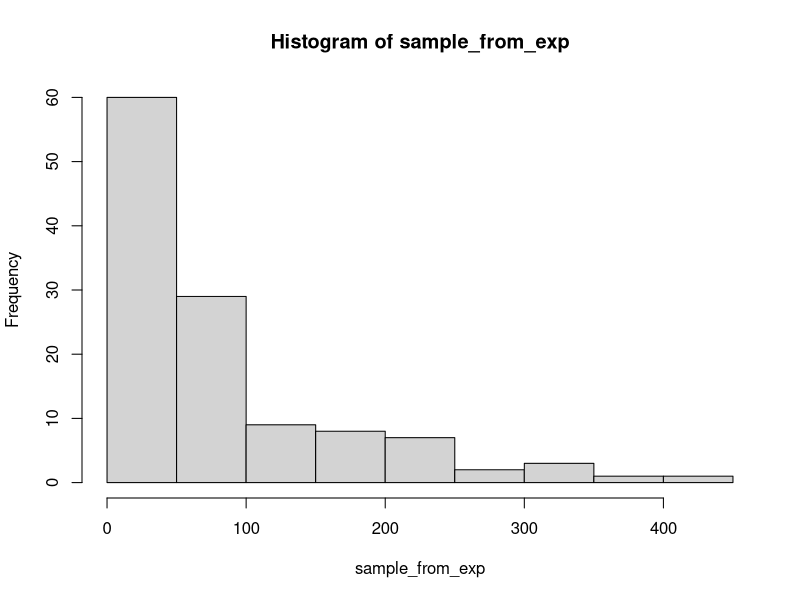
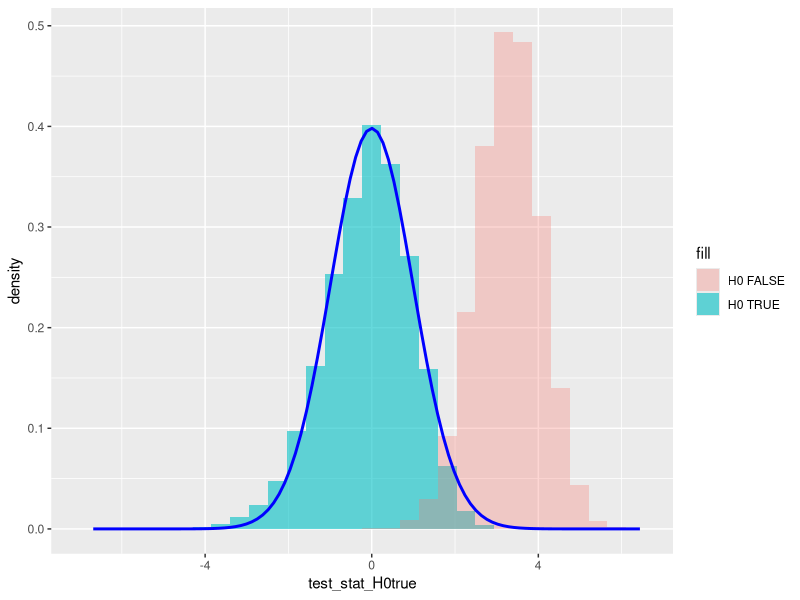
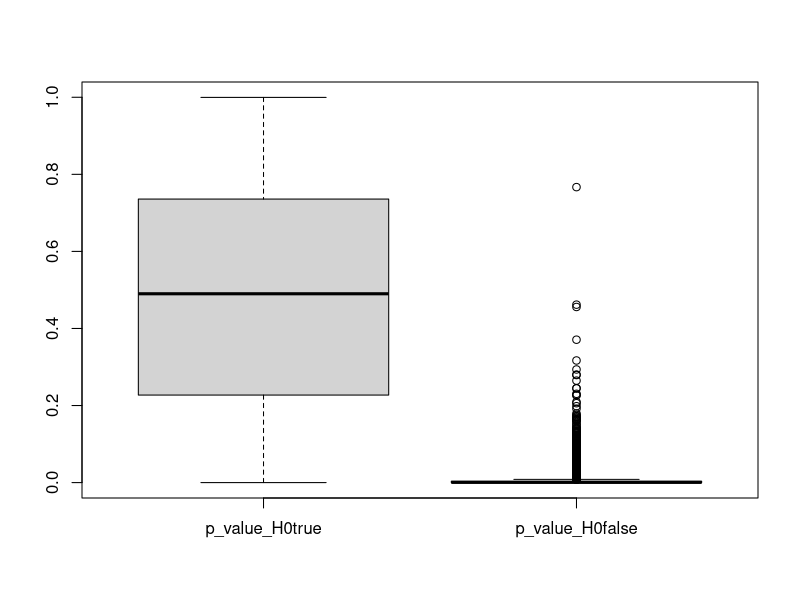
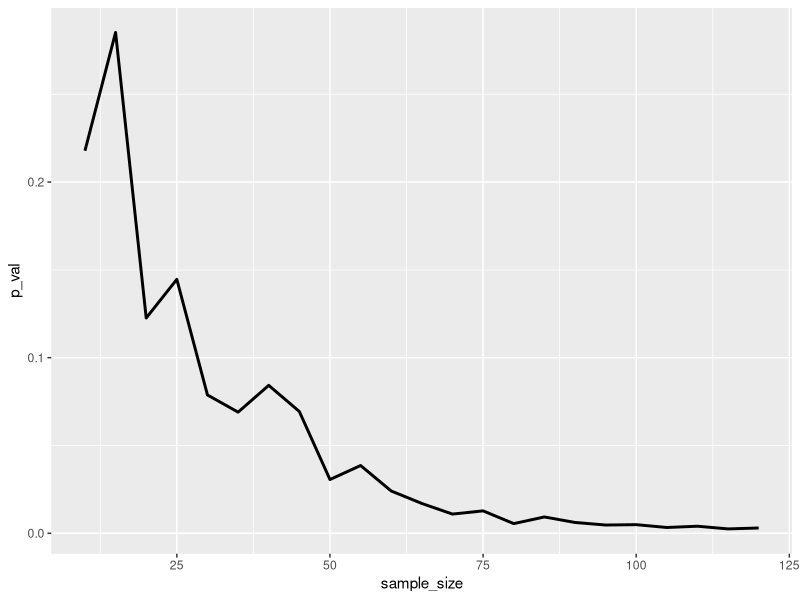

Write R code to recreate these figures, in order.
## ---- chunk 1
knitr::opts_chunk$set(echo = TRUE)
## ---- chunk 2
n <- 120
rate <- 0.01

set.seed(1992)
sample_from_exp <- rexp(n = 120, rate = rate)
hist(sample_from_exp)
## ---- chunk 3
mean(sample_from_exp)
## ---- chunk 4
rate <- 0.01
mu <- 1/rate
sample_size <- 120
replication_number <- 10000

set.seed(1992)
exp_samples <- replicate(replication_number, rexp(n = sample_size, rate = rate))
exp_samples <- as.data.frame(t(exp_samples))

rownames(exp_samples) <- paste0("Sample",1:replication_number)
colnames(exp_samples) <- paste0("Element",1:sample_size)
head(exp_samples)
## ---- chunk 5
exp_samples$sample_mean <- apply(exp_samples[,1:sample_size], 1, mean)
exp_samples$sample_sd <- apply(exp_samples[,1:sample_size], 1, sd) # corrected -> unbiased

head(exp_samples[,(sample_size-1):ncol(exp_samples)]) # look at the last 4 columns
## ---- chunk 6
mu_0_true <- mu # true population mean
mu_0_false <- 70 # arbitrary value

exp_samples$test_stat_H0true <- (exp_samples$sample_mean - mu_0_true)/(exp_samples$sample_sd/sqrt(sample_size))
exp_samples$test_stat_H0false <- (exp_samples$sample_mean - mu_0_false)/(exp_samples$sample_sd/sqrt(sample_size))

head(exp_samples[,(sample_size-1):ncol(exp_samples)])
## ---- chunk 7
library(ggplot2)

# general ggplot function without defining any axes
ggplot(exp_samples) +
  # histogram of test statistic when H0 is TRUE (x axis)
  geom_histogram(aes(x = test_stat_H0true, y = after_stat(density), fill="H0 TRUE"), alpha=0.6) +
  # histogram of test statistic when H0 is FALSE (x axis)
  geom_histogram(aes(x = test_stat_H0false, y = after_stat(density), fill="H0 FALSE"), alpha=0.3) +
  # adding the density function of the t(n-1) distribution
  stat_function(fun = dt, 
                args = list(df = (n-1)),
                col = 'blue', linewidth = 1)
## ---- chunk 8
exp_samples$p_value_H0true <- pt(exp_samples$test_stat_H0true, df = (sample_size-1))
exp_samples$p_value_H0false <- 1-pt(exp_samples$test_stat_H0false, df = (sample_size-1))

head(exp_samples[,sample_size:ncol(exp_samples)])
## ---- chunk 9
boxplot(exp_samples[,c("p_value_H0true", "p_value_H0false")])
## ---- chunk 10
mean(exp_samples$p_value_H0true<0.05)
## ---- chunk 11
mean(exp_samples$p_value_H0false>=0.05)
## ---- chunk 12
mean(exp_samples$p_value_H0true<0.01) # empirical probability of Type I error
mean(exp_samples$p_value_H0false>=0.01) # empirical probability of Type II error
## ---- chunk 13
str(sample_from_exp)
## ---- chunk 14
hypothetical_exp_value <- 60
sample_mean <- mean(sample_from_exp)
s <- sd(sample_from_exp)
n <- length(sample_from_exp)

test_stat <- (sample_mean - hypothetical_exp_value) / (s/sqrt(n))
test_stat
## ---- chunk 15
p_val_t_distr = 1 - pt(test_stat, df = n-1)
p_val_t_distr * 100 # in percentage format
## ---- chunk 16
t.test(sample_from_exp, mu = 60, alternative = "greater")
## ---- chunk 17
p_val_norm_distr <- 1 - pnorm(test_stat)
c(p_val_norm_distr * 100,
  p_val_t_distr * 100)
## ---- chunk 18
p_values <- sapply(seq(10,120, by = 5), function(x) t.test(sample_from_exp[1:x], mu = 60, alternative = "greater")$p.value)
df_pvals <- data.frame(sample_size = seq(10,120, by = 5),
                       p_val = p_values)

ggplot(df_pvals, aes(x=sample_size, y=p_val)) + geom_line(linewidth=1)
